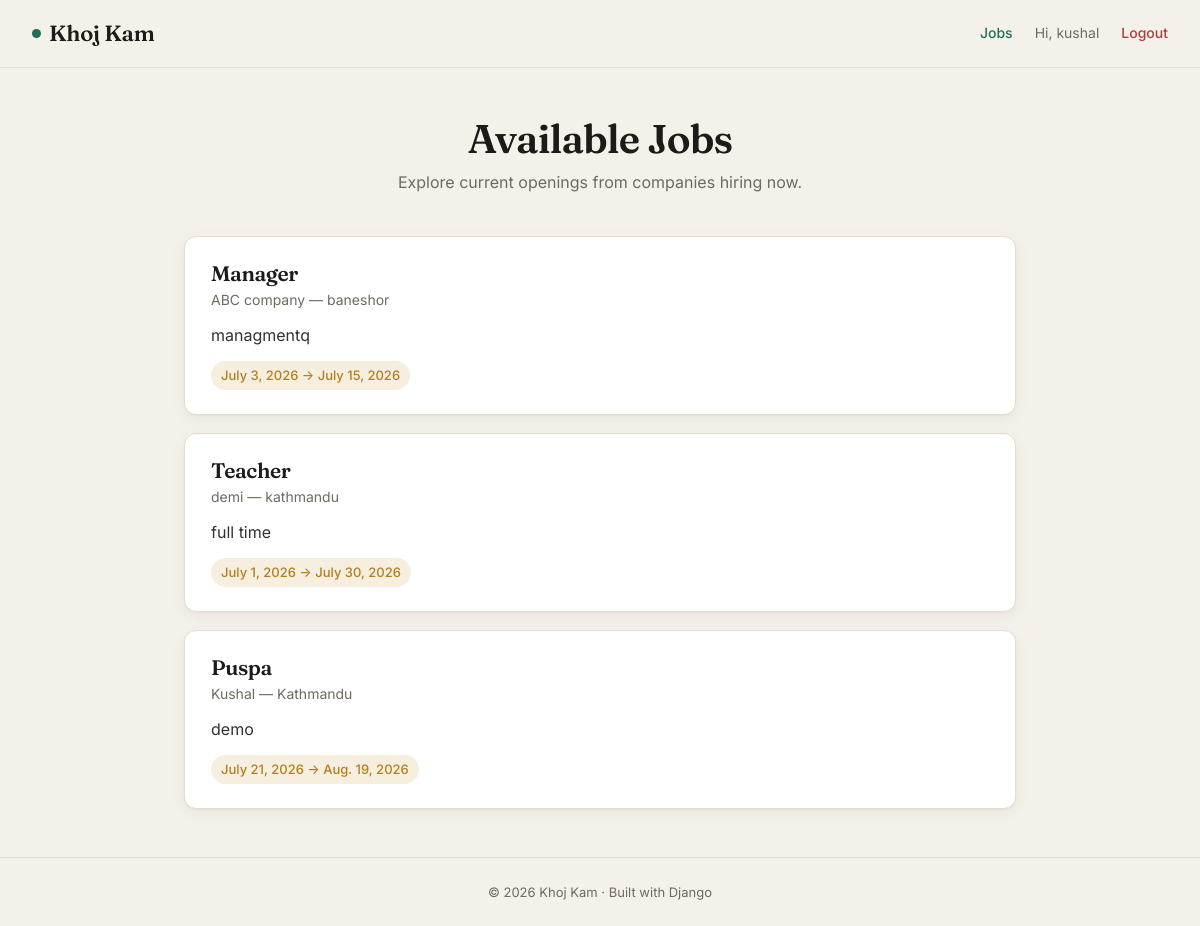
The app's page /jobs/ (signed in) with its own data.
### portal/models.py (models this page shows, shortened)
class Job(models.Model):
    title = models.CharField(max_length=100)
    start_date = models.DateField()
    end_date = models.DateField()
    description = models.TextField()
    company = models.ForeignKey(Company, on_delete=models.CASCADE, related_name='jobs')

class Company(models.Model):
    name = models.CharField(max_length=100)
    logo = models.ImageField(upload_to='company_logos/', blank=True, null=True)
    location = models.CharField(max_length=100)
    contact_no = models.CharField(max_length=10)

### jobportal/urls.py (the view)
# urls.py: path("jobs/", jobs, name="jobs"),
@login_required(login_url="login")
def jobs(request):
    jobs = Job.objects.all()
    return render(request, "jobs.html", {"jobs": jobs})

### jobportal/templates/jobs.html (shortened to what this page needs)
{% extends "base.html" %}
{% block content %}
<div class="container">
    <h1 class="page-title">Available Jobs</h1>
    <p class="page-sub">Explore current openings from companies hiring now.</p>
    <div class="grid">
        {% for job in jobs %}
            <div class="card">
                <h3><a href="{% url 'job_detail' job.id %}">{{ job.title }}</a></h3>
                <p class="meta">{{ job.company.name }} — {{ job.company.location }}</p>
                <p class="desc">{{ job.description }}</p>
                <span class="tag">{{ job.start_date }} → {{ job.end_date }}</span>
            </div>
        {% empty %}
            <p class="empty">No jobs posted yet.</p>
        {% endfor %}
    </div>
</div>
{% endblock %}

### jobportal/templates/base.html (shortened to what this page needs)
<!DOCTYPE html>
<html lang="en">
<head>
</head>
<body>
    <header class="site-header">
        <a href="{% url 'home' %}" class="brand"><span class="dot"></span>Khoj Kam</a>
        <nav class="nav-links">
            <a href="{% url 'jobs' %}">Jobs</a>
            {% if user.is_authenticated %}
                <span class="user">Hi, {{ user.username }}</span>
                <a href="{% url 'logout' %}" class="logout">Logout</a>
            {% else %}
                <a href="{% url 'login' %}">Login</a>
                <a href="{% url 'register' %}">Register</a>
            {% endif %}
        </nav>
    </header>
    <main>
        {% block content %}{% endblock %}
    </main>
    <footer class="site-footer">
        © 2026 Khoj Kam · Built with Django
    </footer>
</body>
</html>

### jobportal/templates/base.html (style rules this page uses)
:root { --bg: #f4f1ea; --surface: #ffffff; --ink: #1c1b19; --muted: #6f6a61; --line: #e5ddd0; --accent: #1f6f5c; --accent-hover: #185848; --amber: #b47d1e; --danger: #b23b3b; --radius: 12px; --shadow: 0 1px 2px rgba(28,27,25,.04), 0 4px 16px rgba(28,27,25,.05); --serif: "Fraunces", Georgia, serif; --sans: "Inter", -apple-system, BlinkMacSystemFont, sans-serif; }
* { box-sizing: border-box; margin: 0; padding: 0; }
body { font-family: var(--sans); background: var(--bg); color: var(--ink); line-height: 1.6; min-height: 100vh; display: flex; flex-direction: column; -webkit-font-smoothing: antialiased; }
a { color: var(--accent); text-decoration: none; }
.site-header { position: sticky; top: 0; z-index: 50; display: flex; align-items: center; justify-content: space-between; padding: 16px 32px; background: rgba(244,241,234,.85); backdrop-filter: blur(10px); border-bottom: 1px solid var(--line); }
.brand { font-family: var(--serif); font-weight: 600; font-size: 22px; color: var(--ink); letter-spacing: -.01em; display: flex; align-items: center; gap: 8px; }
.brand .dot { width: 9px; height: 9px; border-radius: 50%; background: var(--accent); display: inline-block; }
.nav-links { display: flex; align-items: center; gap: 22px; font-size: 14px; }
.nav-links .user { color: var(--muted); }
.nav-links .logout { color: var(--danger); }
.nav-links a { font-weight: 500; }
.container { width: 100%; max-width: 880px; margin: 0 auto; padding: 48px 24px; flex: 1; }
main { flex: 1; display: flex; flex-direction: column; }
h1, h2, h3 { font-family: var(--serif); font-weight: 600; letter-spacing: -.02em; line-height: 1.15; }
.page-title { font-size: 40px; text-align: center; margin-bottom: 8px; }
.page-sub { text-align: center; color: var(--muted); margin-bottom: 40px; }
.grid { display: grid; gap: 18px; }
.card { background: var(--surface); border: 1px solid var(--line); border-radius: var(--radius); padding: 24px 26px; box-shadow: var(--shadow); transition: transform .15s ease, box-shadow .15s ease; }
.card h3 { font-size: 21px; margin-bottom: 4px; }
.card h3 a { color: var(--ink); }
.meta { color: var(--muted); font-size: 14px; }
.desc { margin: 12px 0; color: #33312d; }
.tag { display: inline-flex; align-items: center; gap: 6px; font-size: 13px; color: var(--amber); font-weight: 500; background: #f6efe0; padding: 4px 10px; border-radius: 999px; }
.site-footer { border-top: 1px solid var(--line); padding: 24px 32px; text-align: center; color: var(--muted); font-size: 13px; }

### records on screen
Job: title "Manager", company.name "ABC company", company.location "baneshor", description "managmentq", start_date "July 3, 2026", end_date "July 15, 2026"
Job: title "Teacher", company.name "demi", company.location "kathmandu", description "full time", start_date "July 1, 2026", end_date "July 30, 2026"
Job: title "Puspa", company.name "Kushal", company.location "Kathmandu", description "demo", start_date "July 21, 2026", end_date "Aug. 19, 2026"

### other values on screen
{{ user.username }} "kushal"
